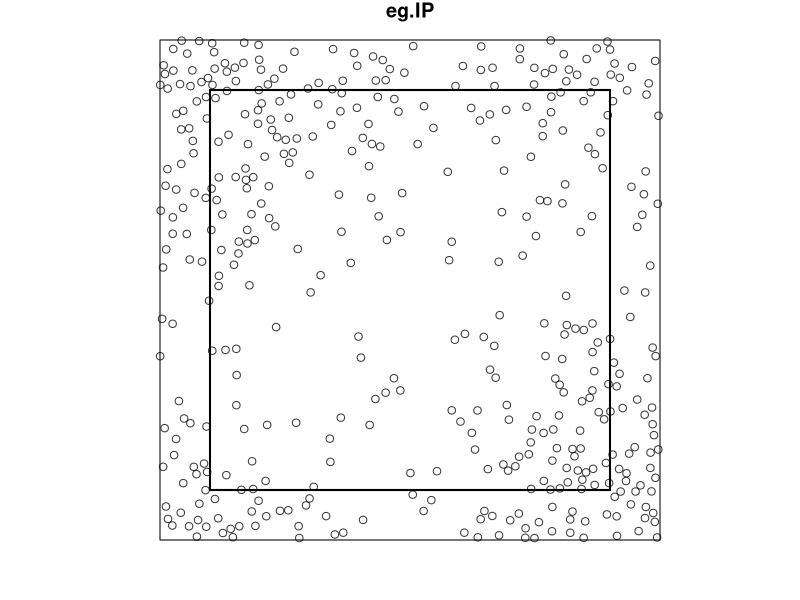

This figure's R source: (Note: this script raises an error after producing the figure.)

library(spatstat)

#setwd("C:Users/Cogbill/Documents/Charlie/R in PalEON/RSimMap)
getwd()

P='Title '
# n = number in aggregation pool
n<-100
# S = number of replications
S<-2000
#Cy<-10
# bord = proportion of unit square buffered border
bord<-.10
# q = basic density parameter per unit square
q<-300
# samspa = spacing parameter for sampling in proportion of unit (100 m)
samspa<-.01
# minden = minimum density parameter gradient
minden<-20
# maxden = maximum density parameter in gradient
maxden<-1000
# expn = exponent parameter in gradient 
expn<-2
# mat = MaternII parameter inhibition distance parameter in proportion of of unit (100 m)
mat<-0.015
#  mu = rThomas parameter of number of events within clumps
mu<-2
#  gamma = rStrauss parameter proportion of pairs pruned 
gamma<-0.0
# sigma = rStrauss parameter of inhibition distance proportion of unit (100 m)
sigma<-0.015
#sigma<-mat
# gt - rank order for Morisita g-tree, Prodan, Kleinn-Vilcko estimators
gt<-6
scale<-1
bias<-.015
rancut<-1



rows<-as.integer(1/samspa)
colm<-as.integer(1/samspa)
GX<-rows-4
GY<-colm-4
GX<-10
GY<-10
#n<-GX*GY


distveil<-.00/sqrt(scale)
veilcut<-1

bull<-.005
mind<-minden
kick<-.0
#geocut2<-bias
#geocut3p<-.0



#geocut2<-bias*(1-bias)
#geocut3p<-(bias-geocut2)


nearcut1<-bias
nearcut2<-bias
nearcut3<-bias
nearcut4<-bias
nearPcut1<-bias
nearPcut2<-bias
addrank<-2
baserank<-1




ciel<-maxden
r<-50
# a = exponent parameter in density gradient on x-axis
a<-2
# b =  exponent parameter in density gradient on y-axis
b<-2

#mat<-0.00
#bord<-.10
# qNE = basic density parameter for gradient in 1st quadrant 
qNE<-35
# qSE = basic density parameter for gradient in 2nd quadrant 
qSE<-70
# qSW = basic density parameter for gradient in 3rd quadrant 
qSW<-35
# qNW = basic density parameter for gradient in 4th quadrant 
qNW<-70

#mat<-.015/sqrt(scale)


# matNE ...  = inhibition parameter in quadrant
matNE<-mat
matSE<-mat
matSW<-mat
matNW<-mat

# addNE ... = gradient parameter in quadrant
addNE<-1
addSE<-1
addSW<-1
addNW<-1

#  NEgam ... = gradient parameter in quadrant
NEgam<-1500
SWgam<-1500
SEgam<-1500
NWgam<-1500

#NElam<-500
#SElam<-500
#SWlam<-500
#NWlam<-500



#a<-2
#b<-2
#cc<-1000*a*b/(exp(a)-1)/(exp(b)-1)
#m<-cc/(a*b)*(exp(a)-1)*(exp(b)-1)*pi
#cc<-q*a*b/exp(a)-1/exp(b)-1)
#cc<-q
#range.IPlow<-cc*(exp(a+b)-1)
#lambda=function(x,y){minden+q*exp(a*x)*exp(b*y)}
#lambda<-600
#InH<-rpoispp(lambda,win=owin(c(.75,1),c(0,1)))

# NElam ... = density parameter in gradient quadrant  
NElam=function(x,y){minden+qNE*exp(a*(2*x-1))*exp(a*(2*y-1))}
SElam=function(x,y){minden+qSE*exp(a*(2*x-1))*exp(a*(1-2*y))}
SWlam=function(x,y){minden+qSW*exp(b*(1-2*x))*exp(b*(1-2*y))}
NWlam=function(x,y){minden+qNW*exp(b*(1-2*x))*exp(b*(2*y-1))}



  par(mfrow=c(1,1))
# InNE ...  = MaternII pruned simulated pattern in quadrant
InNE<-rMaternII(NElam, matNE, win=owin(c(.5,1),c(.5,1)))
InSE<-rMaternII(SElam, matSE, win=owin(c(.5,1),c(0,.5)))
InSW<-rMaternII(SWlam, matSW, win=owin(c(0,.5),c(0,.5)))
InNW<-rMaternII(NWlam, matNW, win=owin(c(0,.5),c(.5,1)))
#  = simulated gradient pattern combining 4 quadrants
eg.IP<-superimpose(InNE,InSE,InSW,InNW, W=owin(c(0,1), c(0,1)))

# = simulated pattern of Strauss inhibition parameters density, proportion, inhibition distance
#eg.IP<-rStrauss(q, gamma, mat)

#SSNE<-rSSI(addNE, n=NEgam, win=owin(c(.5,1),c(.5,1)), giveup=1000, x.init=InNE)
#SSSE<-rSSI(addSE, n=SEgam, win=owin(c(.5,1),c(0,.5)),giveup=1000,  x.init=InSE)
#SSSW<-rSSI(addSW, n=SWgam, win=owin(c(0,.5),c(0,.5)), giveup=1000, x.init=InSW)
#SSNW<-rSSI(addNW, n=NWgam, win=owin(c(0,.5),c(.5,1)),giveup=1000,  x.init=InNW)
#  = simulated SSI gradient pattern combining 4 quadrants
#eg.IP<-superimpose(SSNE,SSSE,SSSW,SSNW, W=owin(c(0,1), c(0,1))) 

#  = simulated pattern of homogenous Poisson process parameters density
#eg.IP<-rpoispp(q)

# = simulated pattern of Matern II inhibition parameters density, inhibition distance
#eg.IP<-rMaternII(q,mat)

# = simulated pattern of rThomas clumping parameters density, sd of distance, number in clump
#eg.IP<-rThomas(q,mat,mu)



##plot(SSNE)
##plot(SSSE)
##plot(SSSW)
##plot(SSNW)
par(mfrow=c(1,1),mar=c(2,2,1,1))

plot(eg.IP)
win<-owin(c(bord,1-bord),c(bord,1-bord))
#w<-owin(c(.1,.9),c(.1,.9))
#clarkevans.test(InH, clipregion=win    , correction="guard")
#dual_InH<-InH
#plot(dual_InH)

rect(bord,bord,bord,1-bord,col='red',lwd=2)
rect(bord,1-bord,1-bord,1-bord,col='red',lwd=2)
rect(1-bord,1-bord,1-bord,bord,col='red',lwd=2)
rect(1-bord,bord,bord,bord,col='red',lwd=2)

#clarkevans.test(InH,clipregion=owin(c(bord,1-bord),c(bord,1-bord)))


#eg.IP<-rStrauss(300, 0, R=.03)

#BNE<-rSSI(matNE, n=Inf , win=owin(c(.5,1),c(.5,1)), giveup=1000, x.init=InNE)

#BSE<-rSSI(matSE, n=Inf , win=owin(c(.5,1),c(0,.5)), giveup=1000, x.init=InSE)

#BSW<-rSSI(matSW, n=Inf , win=owin(c(0,.5),c(0,.5)), giveup=1000, x.init=InSW)

#BNW<-rSSI(matNW, n=Inf , win=owin(c(0,.5),c(.5,1)), giveup=1000, x.init=InNW)




#SSI<-rSSI(r=sigma,n=Inf,giveup=1000, win=owin(c(0,.5), c(0,1)))
#
#InNE<-rpoispp(NElam, win=owin(c(.5,1), c(0,1)))
#InSE<-rpoispp(SElam, win=owin(c(.5,1), c(0,1)))
#InSW<-rpoispp(SWlam, win=owin(c(.5,1), c(0,1)))
#InNW<-rpoispp(NWlam, win=owin(c(.5,1), c(0,1)))


#plot(InSE)
#plot(InSW)
#plot(InNW)


                 
#par(mfrow=c(1,1))


#eg.IP<-rStrauss(q, gamma, sigma)
#eg.IP<-rpoispp(q)
#eg.IP<-rpoispp(lambda)
#eg.IP<-rSSI(r=sigma, n=ciel, giveup=1000, win=owin(c(0,1),c(0,1)), x.init=InH)
 
#plot(eg.IP)

#eg.IP<-rpoispp(lambda=function(x,y){cc*(a*x)})
#zeta<-as.im(function(x,y){2*exp(4*x-1)},owin(c(0,1),c(0,1)))
# 
#   SIMULATION of outcome homogenous Poisson process intensity of (q) per unit sq 
#   (if unit is 100m ==  on 100X100m square per /ha  or q t/ha)
print('t/ha')

# el ...  = east, west, south, & north proportion in border
el<-1-bord
wl<-bord
sl<-bord
nl<-1-bord


#min den plots=g, max den plots=e;  min focus =v; max focus=w
g<-0
e<-1500
u<-0
w<-1500


#zeta<-as.im(function(x,y){2*exp(2*x-1)},owin(c(0,1),c(0,1)))
#eg.IP<-rThomas(q,sigma, zeta)
#eg.IP<-rpoispp(lambda=function(x,y){cc*exp(a*x+b*y)})

# Correction constant for two nearest quadrats


#  std.dat  = empirical pattern imported from external file
#std.dat<-ppp(Raw[ ,2],Raw[ ,3],c(min(Raw[,2]),max(Raw[,2])),
 #            c(min(Raw[,3]),max(Raw[,3])))
#summary(std.dat)

#Stanclean<-unique(Stand)
#any(duplicated(Stanclean))
#sim.dat<-rpoispp(q/pi)

# E.g. unbiased survey

#eg<-dist.pts2(std.dat$x,std.dat$y)

#library(fields)
#library(gtools)



#sim.dat<-rpoispp(q)

# E.g. unbiased survey

# Definition and Initilation of vectors
truen<-rep(0,n)
true<-rep(0,S)
rbias<-function(est,true){mean(est/true)}
diff<-function(est,true){est-true}
me<-function(error){mean(error)}
rme<-function(error,true){mean(error/true)}
mae<-function(error){mean(abs(error))}
rmae<-function(error,true){mean(abs(error)/true)}
rrmse<-function(error,true){sqrt(mean(error^2/true^2))}


#par(mfrow=c(1,1))

# The forest

#plot(sim.dat$y~sim.dat$x,pch=20,cex=.5)

#intensityfn.HP<-matrix(m/pi,length(xvals),length(yvals))

# (1) Homogeneous Poisson point process

#m<-q*pi

#eg.HP<-rpoispp(m/pi)


# The survey point



# The nearest tree (blue) and the biased nearest tree (green) 
# in the opposite half (the cyan tree should have been sampled,
# but the green tree was sampled instead)
#points(eg$surveypt[2]~eg$surveypt[1],col='red',pch=20)
#abline(v=eg$surveypt[1],col='gray', lty=2)
#points(eg$point1[2]~eg$point1[1],col='blue',pch=20)
#points(eg$point2[2]~eg$point2[1],col='green',pch=20)
#points(eg$censoredpoint[2]~eg$censoredpoint[1],col='cyan',pch=20)

############################################################

#-----Point Half-----Point Half-----Point Half-----Point Half-----Point Half-----
#-----Point Half-----Point Half-----Point Half-----Point Half-----Point Half-----


# Simulating different point patterns and 
# estimating stem density in UNBIASED surveys.

# Definition and Initilation of vectors

Poisden<-rep(0,S)
rat2.HP<-rep(0,S)
moratio.HP<-rep(0,S)

rat1.HP<-rep(0,n)
dist1.HP<-rep(0,S)
dist2.HP<-rep(0,S)
rofmean.HP<-rep(0,S)
hom.HP<-rep(0,S)
inhom.HP<-rep(0,S)
cott.HP <- rep(0,S)
shvc.HP <- rep (0,S)
eph.HP <-rep(0,S)
inhom.TQ<-rep(0,S)
hom.TQ<-rep(0,S)
cott.TQ <- rep(0,S)
shvc.TQ <- rep (0,S)
eph.TQ <-rep(0,S)


avrbar.HP <-rep(0,S)
avrsqbar.HP <-rep(0,S)
avrbar.QU <-rep(0,S)
avrsqbar.QU <-rep(0,S)

xvals<-seq(0,1,.01)
yvals<-seq(0,1,.01)
dia.nearest<-rep(0,n)
dist.nearest<-rep(0,n)
dia.dist.second<-rep(0,n)
dist.dist.second<-rep(0,n)
point.dist.mean.HP<-rep(0,n)
ave.dist.point.HP<-rep(0,n)

pp.dat<-matrix(0,n,3)
pp.x<-rep(0,n)
pp.y<-rep(0,n)
ratio.HP<-matrix(0,n,2)

avBA.HP<-rep(0,n)
avdia.HP<-rep(0,n)
avdist.HP<-rep(0,n)
sumofsq.HP<-rep(0,n)
BAmean.HP<-rep(0,S)
Mori.HP<-rep(0,S)
Mori.BA.HP<-rep(0,S)
Cott.BA.HP<-rep(0,S)
Cott.Dia.HP<-rep(0,S)
Cott.Area.HP<-rep(0,S)
Xprod.HP<-rep(0,n)
aver.dist.point.BH2X<-rep(0,n)
aver.dist.point.HP<-rep(0,n)
nearest.Sq.HP<-rep(0,n)
HP.dia<-matrix(0,n,2)
nearest.dist.HP<-rep(0,n)
second.dist.HP<-rep(0,n)
nearest.dia.HP<-rep(0,n)
second.dia.HP<-rep(0,n)
second.HP<-matrix(0,n,4)
point.HP<-matrix(0,n,8)
sum.HP<-matrix(0,S,8)
sec.dia.HP<-rep(0,n)
BH2X.4dist<-matrix(0,n,2)
BX2.2order.BH2X<-rep(0,n)
BH2X<-rep(0,n)
B2X<-rep(0,n)
sumofsq.BH2X<-rep(0,n)
avdist.BH2X<-rep(0,n)
ave.dist.point.BH2X<-rep(0,n)
inhibden<-rep(0,S)
shanks1<-rep(0,S)
trip3<-rep(0,n)
Trip<-rep(0,S)
QU2X<-rep(0,n)
nearest.dist.QU2X<-rep(0,n)
cott.BH2X<-rep(0,n)
hom.BH2X<-rep(0,S)
inhom.BH2X<-rep(0,S)
cott.BH2X<-rep(0,S)
shvc.BH2X<-rep(0,S)
eph.BH2X<-rep(0,S)
BHX<-matrix(0,2,2)
BH2X.2Q2tree<-rep(0,n)   
BH2X.1Q2tree<-rep(0,n)

cott.EQ<- rep(0,S)  
hom.EQ<- rep(0,S)
inhom.EQ <- rep(0,S)
shvc.EQ <- rep(0,S)
EQ.all<-matrix(0,n,3)

avdist.HP2X<-rep(0,n)
avdist.QU<-rep(0,n)
avdist.QU2X<-rep(0,n)
avdist.QUNX<-rep(0,n)
avdist.HPNX<-rep(0,n)

aver.dist.point.HP2X<-rep(0,n)
aver.dist.point.QU<-rep(0,n)
aver.dist.point.QU2X<-rep(0,n)
aver.dist.point.QUNX<-rep(0,n)
aver.dist.point.HPNX<-rep(0,n)

sumofsq.HP2X<-rep(0,n)
sumofsq.QU<-rep(0,n)
sumofsq.QU2X<-rep(0,n)
sumofsq.QUNX<-rep(0,n)
sumofsq.HPNX<-rep(0,n)

rat1.QU2X<-matrix(0,n,3)
rat2X.QU2X<-matrix(0,n,3)
rat.HP2X<-rep(0,n)
rat.HP<-rep(0,n)


dist1.QU2X<-rep(0,S)
dist2.QU2X<-rep(0,S)
dist3.QU2X<-rep(0,S)
dist4.QU2X<-rep(0,S)
eph.HP2X<-rep(0,S)
rat2.QU2X<-rep(0,S)
rat3.QU2X<-rep(0,S)
rat4.QU2X<-rep(0,S)
rat5.QU2X<-rep(0,S)
rat6.QU2X<-rep(0,S)
rat7.QU2X<-rep(0,S)
rat21.QU2X<-rep(0,n)
rat31.QU2X<-rep(0,n)
rat41.QU2X<-rep(0,n)
rat21X.QU2X<-rep(0,n)
rat31X.QU2X<-rep(0,n)
rat41X.QU2X<-rep(0,n)

mor.HP<-rep(0,S)
mor.HP2X<-rep(0,S)
cott.HP2X<-rep(0,S)
hom.HP2X<-rep(0,S)
inhom.HP2X<-rep(0,S)
shvc.HP2X<-rep(0,S)
cott.QU2X<-rep(0,S)
hom.QU2X<-rep(0,S)
inhom.QU2X<-rep(0,S)
shvc.QU2X<-rep(0,S)
eph.QU2X<-rep(0,S)
cott.QUNX<-rep(0,S)
hom.QUNX<-rep(0,S)
inhom.QUNX<-rep(0,S)
shvc.QUNX<-rep(0,S)
eph.QUNX<-rep(0,S)
dist1sq.QU2X<-rep(0,S)
trueden<-rep(0,S)
inhomden<-rep(0,S)
hom.QU<-rep(0,S)
inhom.QU<-rep(0,S)
cott.QU<-rep(0,S)
shvc.QU<-rep(0,S)
eph.QU<-rep(0,S)
cott.QUNX <-rep(0,S) 
hom.QUNX<-rep(0,S)
inhom.QUNX<-rep(0,S)
shvc.QUNX<-rep(0,S)
eph.QUNX<-rep(0,S)
cott.HPNX<-rep(0,S) 
hom.HPNX<-rep(0,S)
inhom.HPNX<-rep(0,S)
shvc.HPNX<-rep(0,S)
eph.HPNX<-rep(0,S)
ClarkN1<-rep(0,S)
MooreN1<-rep(0,S)
Bythmed<-rep(0,S)
Klinemed4<-rep(0,S)
Klinemed2<-rep(0,S)
RoM.HP<-rep(0,S)
RoM.QU<-rep(0,S)
RoM.HP2X<-rep(0,S)
RoM.HP3X<-rep(0,S)
RoM.QU2X<-rep(0,S)
RoM.HPNX<-rep(0,S)
MoR.HP<-rep(0,S)
MoR.HP2X<-rep(0,S)
MoR.HPNX<-rep(0,S)
MoR.HP3X<-rep(0,S)
MoR.HPNE<-rep(0,S)
RoM.HPNE<-rep(0,S)
MoR.QU<-rep(0,S)
MoR.QU2X<-rep(0,S)
min.dist.HP<-rep(0,n)
max.dist.HP<-rep(0,n)
min.dist.HP2X<-rep(0,n)
max.dist.HP2X<-rep(0,n)
  MoR.QU21<-rep(0,S)
  MoR.QU31<-rep(0,S)
  MoR.QU41<-rep(0,S)
  RoM.QU21<-rep(0,S) 
  RoM.QU31<-rep(0,S)
  RoM.QU41<-rep(0,S)
  MoR.QU2X21<-rep(0,S)
  MoR.QU2X31<-rep(0,S)
 MoR.QU2X41<-rep(0,S)
RoM.QU2X41<-rep(0,S) 
  RoM.QU2X21<-rep(0,S)
  RoM.QU2X31<-rep(0,S)
  RoM.QU2X41<-rep(0,S)
  MoR.dist.HP2X<-matrix(0,S,n)                   
MoR.QUN21<-rep(0,S)
MoR.QUN31<-rep(0,S)
MoR.QUN41<-rep(0,S)
RoM.QUN21<-rep(0,S)
RoM.QUN31<-rep(0,S)
RoM.QUN41<-rep(0,S)
cottHP<- rep(0,S)
homHP<-rep(0,S)
cottQU<-rep(0,S)
homQU<-rep(0,S)
cottTQ<-rep(0,S)
homTQ<-rep(09,S)
Clark.N1<-rep(0,S)
Moore.N1<-rep(0,S)
Byth.med<-rep(0,S)
Kline.med4<-rep(0,S)
GTree.PDE<-matrix(0,S,3)

ErrCottHP<-rep(0,Cy)
ErrCottQU<-rep(0,Cy)
ErrPollHP<-rep(0,Cy)
ErrPollQU<-rep(0,Cy)
ErrMoriHP<-rep(0,Cy)
ErrMoriQU<-rep(0,Cy)

#HP.dia<-cbind(x=std.dat$x,y=std.dat$y,dbh=m)
par(mfrow=c(1,1))


decy<-matrix(0,Cy,7)
msecy<-matrix(0,Cy,7)
# Begin cz loop of aggregation 
#for(cz in 1:Cy){
 
 
  
 
#plot(sim.dat$y~sim.dat$x,pch=20)
# Begin S loop for replications
for(s in 1:S){
  # Definition and Initilation of vectors within S loop
  HP1s.dist<-matrix(0,n,2)
  HP2Xs.dist<-matrix(0,n,2)
  HP3Xs.dist<-matrix(0,n,2)
  QU3Xs.dist<-matrix(0,n,4)
  QUs.dist<-matrix(0,n,4)
 QUNX.dist<-matrix(0,n,4)
  QU2Xs.dist<-matrix(0,n,4)
 QUNXs.dist<-matrix(0,n,4)
  QU1.dist<-matrix(0,n,4)
  QU2X.dist<-matrix(0,n,4)
  HP1.dist<-matrix(0,n,2)
  HP2X.dist<-matrix(0,n,2)
 HP3X.dist<-matrix(0,n,2)
 QU3X.dist<-matrix(0,n,4)
 HPNX.dist<-matrix(0,n,2)
 HPNXs.dist<-matrix(0,n,2)
 TQ.all<-matrix(0,n,2)
 minNE<-matrix(0,n,4)
 minSE<-matrix(0,n,4)
 minSW<-matrix(0,n,4)
 minNW<-matrix(0,n,4)
 minEE<-matrix(0,n,2)
 minWW<-matrix(0,n,2)
 HPNE<-matrix(0,n,2)
 HPNE.dist<-matrix(0,n,2)
 m<-q*pi
 #  g-tree pt matrix (0,n,3) dist to g ; g+1 tree; ave g & g+1
 GT.pts<-matrix(0,n,5)
 
 #cc<-q*a*b/(exp(a)-1)/(exp(b)-1)
 #m<-cc/(a*b)*(exp(a)-1)*(exp(b)-1)*pi
 #range.IPlow<-cc*(exp(a+b)-1)
 xvals<-seq(0,1,.01)
 yvals<-seq(0,1,.01)

 
 
 
 # NElam ... = density parameter in gradient quadrant  
 NElam=function(x,y){minden+qNE*exp(a*(2*x-1))*exp(a*(2*y-1))}
 SElam=function(x,y){minden+qSE*exp(a*(2*x-1))*exp(a*(1-2*y))}
 SWlam=function(x,y){minden+qSW*exp(b*(1-2*x))*exp(b*(1-2*y))}
 NWlam=function(x,y){minden+qNW*exp(b*(1-2*x))*exp(b*(2*y-1))}
 
 
 
 par(mfrow=c(1,1))
 # InNE ...  = MaternII pruned simulated pattern in quadrant
 InNE<-rMaternII(NElam, matNE, win=owin(c(.5,1),c(.5,1)))
 InSE<-rMaternII(SElam, matSE, win=owin(c(.5,1),c(0,.5)))
 InSW<-rMaternII(SWlam, matSW, win=owin(c(0,.5),c(0,.5)))
 InNW<-rMaternII(NWlam, matNW, win=owin(c(0,.5),c(.5,1)))
  #  = simulated gradient pattern combining 4 quadrants
eg.IP<-superimpose(InNE, InSE, InSW, InNW)
 #InH<-eg.IP
 
 # = simulated pattern of Strauss inhibition parameters density, proportion, inhibition distance
 #eg.IP<-rStrauss(q, gamma, sigma)
 
 
 #SSNE<-rSSI(addNE, n=NEgam, win=owin(c(.5,1),c(.5,1)), giveup=1000, x.init=InNE)
 #SSSE<-rSSI(addSE, n=SEgam, win=owin(c(.5,1),c(0,.5)),giveup=1000,  x.init=InSE)
 #SSSW<-rSSI(addSW, n=SWgam, win=owin(c(0,.5),c(0,.5)), giveup=1000, x.init=InSW)
 #SSNW<-rSSI(addNW, n=NWgam, win=owin(c(0,.5),c(.5,1)),giveup=1000,  x.init=InNW)
 #  = simulated SSI gradient pattern combining 4 quadrants
 #eg.IP<-superimpose(SSNE,SSSE,SSSW,SSNW, W=owin(c(0,1), c(0,1))) 
 
 #  = simulated pattern of homogenous Poisson process parameters density
 #eg.IP<-rpoispp(q)
 
 # = simulated pattern of Matern II inhibition parameters density, inhibition distance
 #eg.IP<-rMaternII(q,mat)
  
 # = simulated pattern of rThomas clumping parameters density, sd of distance, number in clump
 #eg.IP<-rThomas(q,sigma,mu)
 
 # = simulated pattern Poisson process with homogenous q or inhomogenous vq 
  #vq<-minden+maxden*runif(1)^expn
 #eg.IP<-rpoispp(q)
 #eg.IP<-rpoispp(vq)
 #eg.IP<-rMaternII(q,mat)
 #eg.IP<-rThomas(vq,mat,mu)
 #eg.IP<-rStrauss(vq, gamma, sigma)
 #eg.IP<-rSSI(mat,q)
 #eg.IP<-rSSI(r=sigma, giveup=1000, x.init=InH)
 #eg.IP<-rSSI(r=sigma, n=ciel , giveup=1000, win=owin(c(0,1),c(0,1)), x.init=InH)
 #eg.IP<-rpoispp(lambda=function(x,y){cc*(a*x)})
 #eg.IP<-rpoispp(lambda=function(x,y){minden+q*exp(a*x)})
 
 #AInNE<-rMaternII(qNE,  matNE, win=owin(c(.5,1),c(.5,1)))
 #AInSE<-rMaternII(qSE,  matSE, win=owin(c(.5,1),c(0,.5)))
 #AInSW<-rMaternII(qSW,  matSW, win=owin(c(0,.5),c(0,.5)))
 #AInNW<-rMaternII(qNW,  matNW, win=owin(c(0,.5),c(.5,1)))
 #eg.IP<-superimpose(AInNE,AInSE,AInSW,AInNW, W=owin(c(0,1), c(0,1))) 
 
 #offset<-samspa*runif(1,0,1)  
 
# Begin n loop calculations of n samples of one pattern
 for(k in 1:n){
   g<-as.integer((k/GX)-.00000001)+1
   h<-k-(g-1)*(GX)
   
   #eg.IP<-rpoispp(q)
   #vq<-minden+(maxden*runif(1))^expn
   vq<-q
   #eg.IP<-rpoispp(vq)
  
   #eg.IP<-rThomas(q,mat,mu)
   #eg.IP<-rStrauss(vq, gamma, mat)
   #eg.IP<-rMaternII(vq,mat)
   # inhib = total density
   inhibden[s]<-length(eg.IP$x)
   std.dat<-eg.IP
   IP.dat<-list(X=std.dat$x,Y=std.dat$y)
   pp.dat<-cbind(std.dat$x,std.dat$y)
   
   sample.dat<-std.dat[std.dat$x<=el&std.dat$x>=wl&std.dat$y>=sl&std.dat$y<=nl]
   
   # truen = density in actual sample
   truen[k]<-length(sample.dat$x)/((el-wl) *(nl-sl))
   
    pp.x<-IP.dat$X[!is.na(IP.dat$X)&!is.na(IP.dat$Y)]
    pp.y<-IP.dat$Y[!is.na(IP.dat$X)&!is.na(IP.dat$Y)]
    
   #  survey points either centered, or random  
   # surveypt<-c(.5,.5)
   surveypt<-c(runif(1,min(pp.x)+wl*(max(pp.x)-min(pp.x)),max(pp.x)-(1-el)*(max(pp.x)-min(pp.x))),
           runif(1,min(pp.y)+sl*(max(pp.y)-min(pp.y)),max(pp.y)-(1-nl)*(max(pp.y)-min(pp.y))))           
   #surveypt<-c(bord+offset+(h-1)*samspa, bord+ offset +(g-1)*samspa)
    
   # calculation of distances from sample points to pattern events 
   #nearest<-which.min(as.matrix(dist(rbind(surveypt,cbind(pp.x,pp.y))))[1,-1])
    nearest<-which.min(sqrt(apply((t(cbind(pp.x,pp.y))-surveypt)^2,2,sum)))
    nearest.dist.QU2X[k]<-sqrt(sum((surveypt-cbind(pp.x,pp.y)[nearest,])^2))
    
     
    nearest<-which.min(sqrt(apply((t(cbind(pp.x,pp.y))-surveypt)^2,2,sum)))
    nearest2<- min(sqrt(apply((t(cbind(pp.x,pp.y))-surveypt)^2,2,sum)))
    
    dist.nearest[k]<-sqrt(sum((surveypt-cbind(pp.x,pp.y)[nearest,])^2))
   dist.order<-sort(sqrt(apply((t(cbind(pp.x,pp.y))-surveypt)^2,2,sum)) )   
   dist.one.all<-sqrt(apply((t(cbind(pp.x, pp.y))-surveypt)^2,2,sum))
 
     # load matrix with g & g+1 at point   
       GT.pts[k,1]<-dist.order[gt]
       GT.pts[k,2]<-dist.order[gt+1]
       GT.pts[k,3]<-sum(GT.pts[k,1],GT.pts[k,2])/2
       GT.pts[k,4]<-GT.pts[k,1]^2
       GT.pts[k,5]<-GT.pts[k,3]^2
  
  # calculation of distances from sample points to events in 4 quadrants
    pp.x.NE<-pp.x[pp.x>surveypt[1] & pp.y>surveypt[2]]
    pp.x.SE<-pp.x[pp.x>surveypt[1] & pp.y<surveypt[2]]
    pp.y.NE<-pp.y[pp.x>surveypt[1] & pp.y>surveypt[2]]
    pp.y.SE<-pp.y[pp.x>surveypt[1] & pp.y<surveypt[2]]
     
      
    pp.x.SW<-pp.x[pp.x<surveypt[1] & pp.y<surveypt[2]]
    pp.x.NW<-pp.x[pp.x<surveypt[1] & pp.y>surveypt[2]]
    pp.y.SW<-pp.y[pp.x<surveypt[1] & pp.y<surveypt[2]]
    pp.y.NW<-pp.y[pp.x<surveypt[1] & pp.y>surveypt[2]]
    
    pp.x.EE<-pp.x[pp.x>surveypt[1]]
    pp.x.WW<-pp.x[pp.x<surveypt[1]]
    pp.y.EE<-pp.y[pp.x>surveypt[1]]
    pp.y.WW<-pp.y[pp.x<surveypt[1]]
      
    
    #nearest.NE<-which.min(sqrt(apply((t(cbind(pp.x.NE, pp.y.NE))-surveypt)^2,2,sum)))
    #QU1.dist[k,1]<-sqrt(sum((surveypt-cbind(pp.x.NE,pp.y.NE)[nearest.NE,])^2))
    dist.NE.all<-sqrt(apply((t(cbind(pp.x.NE, pp.y.NE))-surveypt)^2,2,sum))
    dist.order.NE<-order(dist.NE.all)
    minNE[k,1]<-dist.NE.all[dist.order.NE[1]]
    #QU1.dist[k,1]<- dist.NE.all[dist.order.NE[1]]
     
   # distances from events to ordered events in same quadrant
    QU1.dist[k,1]<-ifelse(minNE[k,1]> distveil, dist.NE.all[dist.order.NE[1]],
                          dist.NE.all[dist.order.NE[2]]) 
    QU2X.dist[k,1]<-ifelse(random1[k]<rancut, dist.NE.all[dist.order.NE[2]],
                           dist.NE.all[dist.order.NE[1]])
    QU3X.dist[k,1]<-ifelse(random1[k]<rancut, dist.NE.all[dist.order.NE[3]],
                           dist.NE.all[dist.order.NE[1]])
    
    
   
   
    #nearest.SE<-which.min(sqrt(apply((t(cbind(pp.x.SE, pp.y.SE))-surveypt)^2,2,sum)))
    #QU1.dist[k,2]<-sqrt(sum((surveypt-cbind(pp.x.SE,pp.y.SE)[nearest.SE,])^2))
    
    dist.SE.all<-sqrt(apply((t(cbind(pp.x.SE, pp.y.SE))-surveypt)^2,2,sum))
    dist.order.SE<-order(dist.SE.all)
    minSE[k,1]<-dist.SE.all[dist.order.SE[1]]
    #QU1.dist[k,2]<- dist.SE.all[dist.order.SE[1]]
    QU1.dist[k,2]<-ifelse(minSE[k,1]> distveil, dist.SE.all[dist.order.SE[1]],
                          dist.SE.all[dist.order.SE[2]]) 
    QU2X.dist[k,2]<-ifelse(random2[k]<rancut, dist.SE.all[dist.order.SE[2]],
                           dist.SE.all[dist.order.SE[1]])
    QU3X.dist[k,2]<-ifelse(random2[k]<rancut , dist.SE.all[dist.order.SE[3]],
                           dist.SE.all[dist.order.SE[1]])
    
    
   
        
    #nearest.SW<-which.min(sqrt(apply((t(cbind(pp.x.SW, pp.y.SW))-surveypt)^2,2,sum)))
    #QU1.dist[k,3]<-sqrt(sum((surveypt-cbind(pp.x.SW,pp.y.SW)[nearest.SW,])^2))
    dist.SW.all<-sqrt(apply((t(cbind(pp.x.SW, pp.y.SW))-surveypt)^2,2,sum))
    dist.order.SW<-order(dist.SW.all)
    minSW[k,1]<-dist.SW.all[dist.order.SW[1]]
    #QU1.dist[k,3]<- dist.SW.all[dist.order.SW[1]]
                          
   QU1.dist[k,3]<-ifelse(minSW[k,1]> distveil, dist.SW.all[dist.order.SW[1]],
                          dist.SW.all[dist.order.SW[2]]) 
    QU2X.dist[k,3]<-ifelse(random3[k]<rancut, dist.SW.all[dist.order.SW[2]],
                           dist.SW.all[dist.order.SW[1]])
    QU3X.dist[k,3]<-ifelse(random3[k]<rancut , dist.SW.all[dist.order.SW[3]],
                           dist.SW.all[dist.order.SW[1]])
    
    
     
    #nearest.NW<-which.min(sqrt(apply((t(cbind(pp.x.NW, pp.y.NW))-surveypt)^2,2,sum)))
    #QU1.dist[k,4]<-sqrt(sum((surveypt-cbind(pp.x.NW,pp.y.NW)[nearest.NW,])^2))
    dist.NW.all<-sqrt(apply((t(cbind(pp.x.NW, pp.y.NW))-surveypt)^2,2,sum))
    dist.order.NW<-order(dist.NW.all)
    minNW[k,1]<-dist.NW.all[dist.order.NW[1]]
     #QU1.dist[k,4]<- dist.NW.all[dist.order.NW[1]]
                        
    QU1.dist[k,4]<-ifelse(minNW[k,1]>distveil, dist.NW.all[dist.order.NW[1]],
                          dist.NW.all[dist.order.NW[2]]) 
    QU2X.dist[k,4]<-ifelse(random4[k]<rancut, dist.NW.all[dist.order.NW[2]],
                           dist.NW.all[dist.order.NW[1]])
    QU3X.dist[k,4]<-ifelse(random4[k]<rancut , dist.NW.all[dist.order.NW[3]],
                           dist.NW.all[dist.order.NW[1]])
    
   

    QUs.ord<-order(QU1.dist[k,])
 
    QUs.dist[k,1]<-QU1.dist[k,QUs.ord[1]]
    QUs.dist[k,2]<-QU1.dist[k,QUs.ord[2]]
    QUs.dist[k,3]<-QU1.dist[k,QUs.ord[3]]
    QUs.dist[k,4]<-QU1.dist[k,QUs.ord[4]]
    QU2Xs.ord<-order(QU2X.dist[k,])
  
    QU2Xs.dist[k,1]<-QU2X.dist[k,QU2Xs.ord[1]]
    QU2Xs.dist[k,2]<-QU2X.dist[k,QU2Xs.ord[2]]
    QU2Xs.dist[k,3]<-QU2X.dist[k,QU2Xs.ord[3]]
    QU2Xs.dist[k,4]<-QU2X.dist[k,QU2Xs.ord[4]]
 
   
 
    QUNX.dist[k,1]<-ifelse(random1[k]<bias,QU2X.dist[k,QUs.ord[1]],QU1.dist[k,QUs.ord[1]])
    QUNX.dist[k,2]<-ifelse(random1[k]<bias,QU2X.dist[k,QUs.ord[2]],QU1.dist[k,QUs.ord[2]])
    QUNX.dist[k,3]<-ifelse(random1[k]<bias,QU2X.dist[k,QUs.ord[3]],QU1.dist[k,QUs.ord[3]])
    QUNX.dist[k,4]<-ifelse(random1[k]<bias,QU2X.dist[k,QUs.ord[4]],QU1.dist[k,QUs.ord[4]])
    QUNX.ord<-order(QUNX.dist[k, ])
 
    QUNXs.dist[k,1]<-QUNX.dist[k,QUNX.ord[1]]
    QUNXs.dist[k,2]<-QUNX.dist[k,QUNX.ord[2]]
    QUNXs.dist[k,3]<-QUNX.dist[k,QUNX.ord[3]]
    QUNXs.dist[k,4]<-QUNX.dist[k,QUNX.ord[4]]
   
   
   
   TQ.all[k,1]<-QUs.dist[k,1]  
    #dia.TQ<-c(dia.NE,dia.SE,dia.SW,dia.NW)
   EQ.all[k,1]<-QUs.dist[k,1]
   #TQ.all[k,3]<-dia.TQ[nearest.TQ]   
   
    #TQ.dia<-c(dia.NE,dia.SE,dia.SW,dia.NW)
    TQ.all[k,2]<-QUs.dist[k,2]
   EQ.all[k,2]<-QUs.dist[k,2]
   EQ.all[k,3]<-QUs.dist[k,3]
   
   #second<-which(TQ.all[k,2]==TQ.dist) 
    #TQ.all[k,4]<-dia.TQ[second]
    #avBA.HP[k]<-(pi/4)*mean(nearest.dia.HP[k]^2,sec.dia.HP[k]^2)
    
    
   # calculation of distances from sample points to points in halves
    #nearest.EE<-which.min(sqrt(apply((t(cbind(pp.x.EE, pp.y.EE))-surveypt)^2,2,sum)))
    #HP.dist[k,1]<-sqrt(sum((surveypt-cbind(pp.x.EE,pp.y.EE)[nearest.EE,])^2))
    dist.EE.all<-sqrt(apply((t(cbind(pp.x.EE, pp.y.EE))-surveypt)^2,2,sum))
    dist.order.EE<-order(dist.EE.all)
    minEE[k,1]<-dist.EE.all[dist.order.EE[1]]
    HP1.dist[k,1]<-ifelse(minEE[k,1]<= distveil && random2[k]<veilcut, dist.EE.all[dist.order.EE[2]],
                         dist.EE.all[dist.order.EE[1]]) 
    HP2X.dist[k,1]<-ifelse(random1[k]<veilcut, dist.EE.all[dist.order.EE[2]],
                          dist.NW.all[dist.order.NW[1]])
    HP3X.dist[k,1]<-ifelse(random1[k]<veilcut , dist.EE.all[dist.order.EE[3]],
                          dist.NW.all[dist.order.NW[1]])
   
      
         
    #nearest.WW<-which.min(sqrt(apply((t(cbind(pp.x.WW, pp.y.WW))-surveypt)^2,2,sum)))
    #HP.dist[k,2]<-sqrt(sum((surveypt-cbind(pp.x.WW,pp.y.WW)[nearest.WW,])^2))
    dist.WW.all<-sqrt(apply((t(cbind(pp.x.WW, pp.y.WW))-surveypt)^2,2,sum))
    dist.order.WW<-order(dist.WW.all)
   
    minWW[k,1]<-dist.WW.all[dist.order.WW[1]]
    HP1.dist[k,2]<-ifelse(minWW[k,1]<= distveil && random1[k]<= veilcut, dist.WW.all[dist.order.WW[2]],
                         dist.WW.all[dist.order.WW[1]]) 
    HP2X.dist[k,2]<-ifelse(random2[k]<veilcut, dist.WW.all[dist.order.WW[2]],
                          dist.WW.all[dist.order.WW[1]])
    HP3X.dist[k,2]<-ifelse(random2[k]<veilcut , dist.WW.all[dist.order.WW[3]],
                          dist.WW.all[dist.order.WW[1]])
   
  
   HP1s.dist[k,1]<-min(HP1.dist[k,])
   HP1s.dist[k,2]<-max(HP1.dist[k,])
   HP2Xs.dist[k,1]<-min(HP2X.dist[k,])
   HP2Xs.dist[k,2]<-max(HP2X.dist[k,]) 
   HP3Xs.dist[k,1]<-min(HP3X.dist[k,])
   HP3Xs.dist[k,2]<-max(HP3X.dist[k,]) 
   
  
   
  #print(HP1.dist)
  #print(QU1.dist)
 
 
  
 # calculation of summary statistice in each sample
    avdist.HP[k]<-mean(HP1.dist[k,])
    avdist.QU[k]<-mean(QU1.dist[k,])
    avdist.HP2X[k]<-mean(HP2X.dist[k,])
    avdist.QU2X[k]<-mean(QU2X.dist[k,])
    avdist.QUNX[k]<-mean(QUNXs.dist[k,])
    avdist.HPNX[k]<-mean(HPNXs.dist[k,])
    
    trip3[k]<-sum(QUs.dist[k,1],QUs.dist[k,2]/2)^2
    
    aver.dist.point.HP[k]<-1/((sum(HP1.dist[k,])/2)^2)
    aver.dist.point.QU[k]<-1/((sum(QU1.dist[k,])/2)^2)
    aver.dist.point.HP2X[k]<-1/((sum(HP2X.dist[k,])/2)^2)
    aver.dist.point.QU2X[k]<-1/((sum(QU2X.dist[k,])/2)^2)
    aver.dist.point.QUNX[k]<-1/((sum(QUNXs.dist[k,])/2)^2)
    aver.dist.point.HPNX[k]<-1/((sum(HPNXs.dist[k,])/2)^2)
    
    sumofsq.HP[k]<-sum(HP1.dist[k,]^2)
    sumofsq.QU[k]<-sum(QU1.dist[k,]^2)
    sumofsq.HP2X[k]<-sum(HP2X.dist[k,]^2)
    sumofsq.QU2X[k]<-sum(QU2X.dist[k,]^2)
    sumofsq.QUNX[k]<-sum(QUNXs.dist[k,]^2)
        
  
# end of n loop for k sample points 
  }

# calculation of summary values for each of s replications  
Trip[s]<-0.5/mean(trip3)
avrbar.HP[s]<-mean(avdist.HP)
avrbar.QU[s]<-mean(avdist.QU)
avrsqbar.HP[s]<-mean(sumofsq.HP)
avrsqbar.QU[s]<-mean(sumofsq.QU)


  
# calculation of estimators for each replication
 
  
  cott.HP[s]<-.5/(mean(HP1.dist)^2)
  hom.HP[s]<- (4*n-2)/(pi*sum(HP1.dist^2))
  inhom.HP[s] <- (2/pi)*mean(1/rowSums(HP1.dist^2))
  shvc.HP[s] <- 0.5*mean(1/((rowSums(HP1.dist)/2)^2))
  
  cott.QU[s] <- 1/(mean(QU1.dist))^2    
  hom.QU[s] <- (16*n-4)/(pi*sum(QU1.dist^2))
  inhom.QU[s] <- 12*mean(1/(pi*rowSums(QU1.dist^2)))
  shvc.QU[s] <- mean(1/(rowSums(QU1.dist)/4)^2)

  f<-0.857266
  cott.TQ[s] <- (0.5*f)/(mean(TQ.all)^2)    
  hom.TQ[s]<- (((4*n-2)*.824)/pi)/(sum(TQ.all^2))
  inhom.TQ[s]<- 0.820*(2/pi)*mean(1/rowSums(TQ.all^2))
  shvc.TQ[s] <- f*0.5*mean(1/((rowSums(TQ.all)/2)^2))
 
  ClarkN1[s]<-1/(4*mean(HP1s.dist[,1])^2)
  MooreN1[s]<-(n-1)/(pi*(sum(HP1s.dist[,1]^2)))
  Bythmed[s]<-0.69/(pi*median(HP1s.dist[,1])^2)
  Klinemed4[s]<-1/((median(QU1.dist))^2) 


  GTree.PDE[s,1]<-((gt-1)/pi)*(mean(1/GT.pts[,4]))
  GTree.PDE[s,2]<-((gt-0.5)/pi)*(mean((1/GT.pts[,4])))
  GTree.PDE[s,3]<-((gt-1)/pi)*(mean((1/GT.pts[,5])))
 
  cott.EQ[s] <- 0.5/(mean(EQ.all)^2)    
  hom.EQ[s]<- ((9*n-3)/pi)/sum(EQ.all^2)
  inhom.EQ[s]<- mean(6/(pi*rowSums(EQ.all^2)))
  shvc.EQ[s]<- 0.5*mean(1/((rowSums(EQ.all)/2))^2)

 
  Poisden[s]<-mean(truen)  

  #if(s%%100==0){print(s)}
  #print(s)




# drop through cz loop and bypass of n loop 

#cottQU[s]<- 1/(mean(cott.QU)^2)    
#homQU[s] <- ((4*S-1)/(S*pi))/mean(hom.QU)

#ErrCottHP[cz]<-abs(cottHP-mean(Poisden))
#ErrCottQU[cz]<-abs(cottQU-mean(Poisden))
#ErrPollHP[cz]<-abs(homHP-mean(Poisden))
#ErrPollQU[cz]<-abs(homQU-mean(Poisden))
#ErrMoriHP[cz]<-abs(mean(inhom.HP)-mean(Poisden))
#ErrMoriQU[cz]<-abs(mean(inhom.QU)-mean(Poisden))



#decy[cz,1]<-mean(Poisden)
#decy[cz,2]<-cottHP
#decy[cz,3]<-homHP
#decy[cz,4]<-mean(inhom.HP)
#decy[cz,5]<-cottQU
#decy[cz,6]<-homQU
#decy[cz,7]<-mean(inhom.QU)

#msecy[cz,1]<-mean(truen)
#msecy[cz,2]<-cottHP-mean(Poisden)
#msecy[cz,3]<-homHP-mean(Poisden)
#msecy[cz,4]<-mean(inhom.HP)-mean(Poisden)
#msecy[cz,5]<-cottQU-mean(Poisden)
#msecy[cz,6]<-homQU-mean(Poisden)
#msecy[cz,7]<-mean(inhom.QU)-mean(Poisden)
#end of regular s replications loop
}

#print(mean(true))
if(cz%%100==0){print(cz)}
#Cy loop third summary
#}



Poi<-mean(true)
err<-(Poi-q)
mean(Poisden)
sd(Poisden)
err


cat(P,r,'virtual plotless sampling', density,'t/ha')
print(" density estimate")
cat(mean(Poisden), mean(cott.HP),mean(hom.HP),mean(inhom.HP),mean(shvc.HP), 
    mean(cott.QU),mean(hom.QU),mean(inhom.QU),mean(shvc.QU), 
    mean(cott.TQ),mean(hom.TQ),mean(inhom.TQ),mean(shvc.TQ), 
    mean(ClarkN1),mean(MooreN1),mean(Bythmed),mean(Klinemed4),
    mean(GTree.PDE[,1]),mean(GTree.PDE[,2]),mean(GTree.PDE[,3]))

print ("relative density")

cat(mean(Poisden)/mean(Poisden), mean(cott.HP)/mean(Poisden),mean(hom.HP)/mean(Poisden),mean(inhom.HP)/mean(Poisden),mean(shvc.HP)/mean(Poisden), 
    mean(cott.QU)/mean(Poisden),mean(hom.QU)/mean(Poisden),mean(inhom.QU)/mean(Poisden),mean(shvc.QU)/mean(Poisden), 
    mean(cott.TQ)/mean(Poisden),mean(hom.TQ)/mean(Poisden),mean(inhom.TQ)/mean(Poisden),mean(shvc.TQ)/mean(Poisden), 
    mean(ClarkN1)/mean(Poisden),mean(MooreN1)/mean(Poisden),mean(Bythmed)/mean(Poisden),mean(Klinemed4)/mean(Poisden),
    mean(GTree.PDE[,1])/mean(Poisden), mean(GTree.PDE[,2])/mean(Poisden),mean(GTree.PDE[,3])/mean(Poisden))

print("std dev of aggr density")
cat(sd(Poisden), sd(cott.HP),sd(hom.HP),sd(inhom.HP),sd(shvc.HP), 
    sd(cott.QU),sd(hom.QU),sd(inhom.QU),sd(shvc.QU), 
    sd(cott.TQ),sd(hom.TQ),sd(inhom.TQ),sd(shvc.TQ), 
    sd(ClarkN1),sd(MooreN1),sd(Bythmed),sd(Klinemed4),
    sd(GTree.PDE[,1]),sd(GTree.PDE[,2]),sd(GTree.PDE[,3]))

print ("relative std dev")
cat(sd(Poisden)/mean(Poisden), sd(cott.HP)/mean(cott.HP),sd(hom.HP)/mean(hom.HP),sd(inhom.HP)/mean(inhom.HP),sd(shvc.HP)/mean(shvc.HP), 
    sd(cott.QU)/mean(cott.QU),sd(hom.QU)/mean(hom.QU),sd(inhom.QU)/mean(inhom.QU),sd(shvc.QU)/mean(shvc.QU), 
    sd(cott.TQ)/mean(cott.TQ),sd(hom.TQ)/mean(hom.TQ),sd(inhom.TQ)/mean(inhom.TQ),sd(shvc.TQ)/mean(shvc.TQ), 
    sd(ClarkN1)/mean(ClarkN1),sd(MooreN1)/mean(MooreN1),sd(Bythmed)/mean(Bythmed),sd(Klinemed4)/mean(Klinemed4),
    sd(GTree.PDE[,1])/mean(GTree.PDE[,1]),sd(GTree.PDE[,2])/mean(GTree.PDE[,2]),sd(GTree.PDE[,3])/mean(GTree.PDE[,3]))
